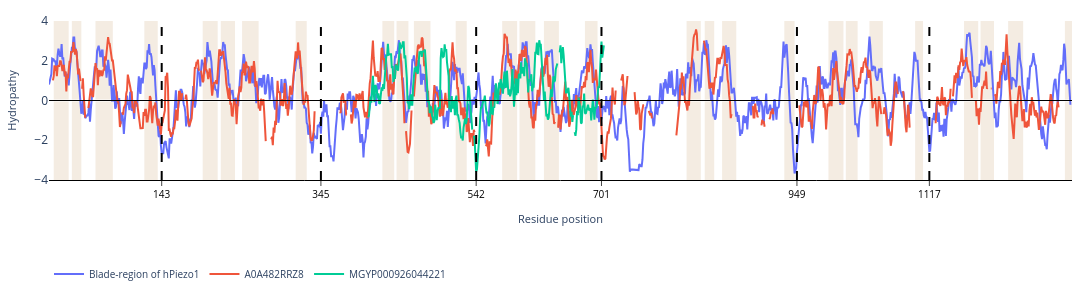

The notebook cell saved with this chart:
### Code cell
x = np.arange(0, len(hydro_blade_y)+1)
fighydro = go.Figure()

fighydro.add_trace(go.Scatter(
    x=x,
    y=hydro_blade_y,
    mode="lines",
    name="Blade-region of hPiezo1"
))

fighydro.add_trace(go.Scatter(
    x=x,
    y=hydro_a0a4_y,
    mode="lines",
    name="A0A482RRZ8"
))

fighydro.add_trace(go.Scatter(
    x=x,
    y=hydro_mgyp_y,
    mode="lines",
    name="MGYP000926044221"
))


fighydro.add_vline(x=143, line_width=2, line_dash="dash", line_color="black")
fighydro.add_vline(x=345, line_width=2, line_dash="dash", line_color="black")
fighydro.add_vline(x=542, line_width=2, line_dash="dash", line_color="black")
fighydro.add_vline(x=701, line_width=2, line_dash="dash", line_color="black")
fighydro.add_vline(x=949, line_width=2, line_dash="dash", line_color="black")
fighydro.add_vline(x=1117, line_width=2, line_dash="dash", line_color="black")
fighydro.add_hline(
    y=0,
    line_width=1,
    line_color="black"
)


## add tan-colored boxes
TM_st_end_lst = TMstartend_dff3("./DeepTMHMM/blade_deeptmhmm/TMRs.gff3")
for x1, x2 in TM_st_end_lst:
    fighydro.add_shape(
        type="rect",
        xref="x",
        yref="paper", 
        x0=x1,
        x1=x2,
        y0=0,
        y1=1,
        fillcolor="tan",
        opacity=0.25,
        line_width=0,
        layer="below",
        line=dict(width=0)
    )





# Update layout to add the legend at the bottom
fighydro.update_layout(
    xaxis_title="Residue position",
    yaxis_title="Hydropathy",
    xaxis_title_font=dict(size=11),
    yaxis_title_font=dict(size=11),
    width=1100,
    height=300,
    paper_bgcolor="rgba(0,0,0,0)",
    plot_bgcolor="rgba(0,0,0,0)",
    margin=dict(l=20, r=20, t=20, b=100),  # Increased bottom margin to fit the legend
    showlegend=True,
    legend=dict(
        orientation='h',  # Horizontal legend at the bottom
        x=0,              # Align the legend to the left
        y=-0.5,           # Place the legend below the plot
        xanchor='left',
        yanchor='top',
        font=dict(size=10)
    )
)
fighydro.update_xaxes(
    tickmode="array",
    tickvals=[143, 345, 542, 701, 949, 1117],              # only one tick
    ticktext=["143", "345", "542", "701", "949", "1117"],     # bold number (HTML works)
    tickfont=dict(
        color="black",
        size=10
    ),
    showline=True,
    linecolor="black",
    linewidth=1,
    ticks="outside"
)
fighydro.update_xaxes(showgrid=False)
fighydro.update_yaxes(showgrid=False)
fighydro.update_yaxes(range=[-4, 4])
fighydro.write_image("./hydro.svg")
fighydro.show()#.write_image("./hydro.svg")

### Figure 1 — Plotly figure (JSON) as saved in the notebook; plotly's stock layout.template omitted (floating-point values rounded to 4 significant figures; data arrays with more than 128 entries replaced by an {"elided": "..."} marker saying what was removed)
{"data": [{"mode": "lines", "name": "Blade-region of hPiezo1", "type": "scatter", "x": {"elided": "1298 int values"}, "y": {"elided": "1297 float values"}}, {"mode": "lines", "name": "A0A482RRZ8", "type": "scatter", "x": {"elided": "1298 int values"}, "y": {"elided": "1297 float values"}}, {"mode": "lines", "name": "MGYP000926044221", "type": "scatter", "x": {"elided": "1298 int values"}, "y": {"elided": "1297 float values"}}], "layout": {"height": 300, "legend": {"font": {"size": 10}, "orientation": "h", "x": 0, "xanchor": "left", "y": -0.5, "yanchor": "top"}, "margin": {"b": 100, "l": 20, "r": 20, "t": 20}, "paper_bgcolor": "rgba(0, 0, 0, 0)", "plot_bgcolor": "rgba(0, 0, 0, 0)", "shapes": [{"line": {"color": "black", "dash": "dash", "width": 2}, "type": "line", "x0": 143, "x1": 143, "xref": "x", "y0": 0, "y1": 1, "yref": "y domain"}, {"line": {"color": "black", "dash": "dash", "width": 2}, "type": "line", "x0": 345, "x1": 345, "xref": "x", "y0": 0, "y1": 1, "yref": "y domain"}, {"line": {"color": "black", "dash": "dash", "width": 2}, "type": "line", "x0": 542, "x1": 542, "xref": "x", "y0": 0, "y1": 1, "yref": "y domain"}, {"line": {"color": "black", "dash": "dash", "width": 2}, "type": "line", "x0": 701, "x1": 701, "xref": "x", "y0": 0, "y1": 1, "yref": "y domain"}, {"line": {"color": "black", "dash": "dash", "width": 2}, "type": "line", "x0": 949, "x1": 949, "xref": "x", "y0": 0, "y1": 1, "yref": "y domain"}, {"line": {"color": "black", "dash": "dash", "width": 2}, "type": "line", "x0": 1117, "x1": 1117, "xref": "x", "y0": 0, "y1": 1, "yref": "y domain"}, {"line": {"color": "black", "width": 1}, "type": "line", "x0": 0, "x1": 1, "xref": "x domain", "y0": 0, "y1": 0, "yref": "y"}, {"fillcolor": "tan", "layer": "below", "line": {"width": 0}, "opacity": 0.25, "type": "rect", "x0": 6, "x1": 25, "xref": "x", "y0": 0, "y1": 1, "yref": "paper"}, {"fillcolor": "tan", "layer": "below", "line": {"width": 0}, "opacity": 0.25, "type": "rect", "x0": 29, "x1": 41, "xref": "x", "y0": 0, "y1": 1, "yref": "paper"}, {"fillcolor": "tan", "layer": "below", "line": {"width": 0}, "opacity": 0.25, "type": "rect", "x0": 59, "x1": 81, "xref": "x", "y0": 0, "y1": 1, "yref": "paper"}, {"fillcolor": "tan", "layer": "below", "line": {"width": 0}, "opacity": 0.25, "type": "rect", "x0": 121, "x1": 138, "xref": "x", "y0": 0, "y1": 1, "yref": "paper"}, {"fillcolor": "tan", "layer": "below", "line": {"width": 0}, "opacity": 0.25, "type": "rect", "x0": 195, "x1": 214, "xref": "x", "y0": 0, "y1": 1, "yref": "paper"}, {"fillcolor": "tan", "layer": "below", "line": {"width": 0}, "opacity": 0.25, "type": "rect", "x0": 218, "x1": 236, "xref": "x", "y0": 0, "y1": 1, "yref": "paper"}, {"fillcolor": "tan", "layer": "below", "line": {"width": 0}, "opacity": 0.25, "type": "rect", "x0": 245, "x1": 266, "xref": "x", "y0": 0, "y1": 1, "yref": "paper"}, {"fillcolor": "tan", "layer": "below", "line": {"width": 0}, "opacity": 0.25, "type": "rect", "x0": 313, "x1": 327, "xref": "x", "y0": 0, "y1": 1, "yref": "paper"}, {"fillcolor": "tan", "layer": "below", "line": {"width": 0}, "opacity": 0.25, "type": "rect", "x0": 423, "x1": 438, "xref": "x", "y0": 0, "y1": 1, "yref": "paper"}, {"fillcolor": "tan", "layer": "below", "line": {"width": 0}, "opacity": 0.25, "type": "rect", "x0": 441, "x1": 456, "xref": "x", "y0": 0, "y1": 1, "yref": "paper"}, {"fillcolor": "tan", "layer": "below", "line": {"width": 0}, "opacity": 0.25, "type": "rect", "x0": 463, "x1": 484, "xref": "x", "y0": 0, "y1": 1, "yref": "paper"}, {"fillcolor": "tan", "layer": "below", "line": {"width": 0}, "opacity": 0.25, "type": "rect", "x0": 516, "x1": 530, "xref": "x", "y0": 0, "y1": 1, "yref": "paper"}, {"fillcolor": "tan", "layer": "below", "line": {"width": 0}, "opacity": 0.25, "type": "rect", "x0": 575, "x1": 594, "xref": "x", "y0": 0, "y1": 1, "yref": "paper"}, {"fillcolor": "tan", "layer": "below", "line": {"width": 0}, "opacity": 0.25, "type": "rect", "x0": 597, "x1": 617, "xref": "x", "y0": 0, "y1": 1, "yref": "paper"}, {"fillcolor": "tan", "layer": "below", "line": {"width": 0}, "opacity": 0.25, "type": "rect", "x0": 628, "x1": 647, "xref": "x", "y0": 0, "y1": 1, "yref": "paper"}, {"fillcolor": "tan", "layer": "below", "line": {"width": 0}, "opacity": 0.25, "type": "rect", "x0": 680, "x1": 696, "xref": "x", "y0": 0, "y1": 1, "yref": "paper"}, {"fillcolor": "tan", "layer": "below", "line": {"width": 0}, "opacity": 0.25, "type": "rect", "x0": 809, "x1": 827, "xref": "x", "y0": 0, "y1": 1, "yref": "paper"}, {"fillcolor": "tan", "layer": "below", "line": {"width": 0}, "opacity": 0.25, "type": "rect", "x0": 832, "x1": 844, "xref": "x", "y0": 0, "y1": 1, "yref": "paper"}, {"fillcolor": "tan", "layer": "below", "line": {"width": 0}, "opacity": 0.25, "type": "rect", "x0": 854, "x1": 872, "xref": "x", "y0": 0, "y1": 1, "yref": "paper"}, {"fillcolor": "tan", "layer": "below", "line": {"width": 0}, "opacity": 0.25, "type": "rect", "x0": 933, "x1": 946, "xref": "x", "y0": 0, "y1": 1, "yref": "paper"}, {"fillcolor": "tan", "layer": "below", "line": {"width": 0}, "opacity": 0.25, "type": "rect", "x0": 989, "x1": 1008, "xref": "x", "y0": 0, "y1": 1, "yref": "paper"}, {"fillcolor": "tan", "layer": "below", "line": {"width": 0}, "opacity": 0.25, "type": "rect", "x0": 1011, "x1": 1026, "xref": "x", "y0": 0, "y1": 1, "yref": "paper"}, {"fillcolor": "tan", "layer": "below", "line": {"width": 0}, "opacity": 0.25, "type": "rect", "x0": 1041, "x1": 1058, "xref": "x", "y0": 0, "y1": 1, "yref": "paper"}, {"fillcolor": "tan", "layer": "below", "line": {"width": 0}, "opacity": 0.25, "type": "rect", "x0": 1099, "x1": 1109, "xref": "x", "y0": 0, "y1": 1, "yref": "paper"}, {"fillcolor": "tan", "layer": "below", "line": {"width": 0}, "opacity": 0.25, "type": "rect", "x0": 1161, "x1": 1179, "xref": "x", "y0": 0, "y1": 1, "yref": "paper"}, {"fillcolor": "tan", "layer": "below", "line": {"width": 0}, "opacity": 0.25, "type": "rect", "x0": 1182, "x1": 1199, "xref": "x", "y0": 0, "y1": 1, "yref": "paper"}, {"fillcolor": "tan", "layer": "below", "line": {"width": 0}, "opacity": 0.25, "type": "rect", "x0": 1217, "x1": 1236, "xref": "x", "y0": 0, "y1": 1, "yref": "paper"}, {"fillcolor": "tan", "layer": "below", "line": {"width": 0}, "opacity": 0.25, "type": "rect", "x0": 1289, "x1": 1298, "xref": "x", "y0": 0, "y1": 1, "yref": "paper"}], "showlegend": true, "width": 1100, "xaxis": {"autorange": true, "linecolor": "black", "linewidth": 1, "range": [0, 1298], "showgrid": false, "showline": true, "tickfont": {"color": "black", "size": 10}, "tickmode": "array", "ticks": "outside", "ticktext": ["143", "345", "542", "701", "949", "1117"], "tickvals": [143, 345, 542, 701, 949, 1117], "title": {"font": {"size": 11}, "text": "Residue position"}, "type": "linear"}, "yaxis": {"range": [-4, 4], "showgrid": false, "title": {"font": {"size": 11}, "text": "Hydropathy"}, "type": "linear"}}}
